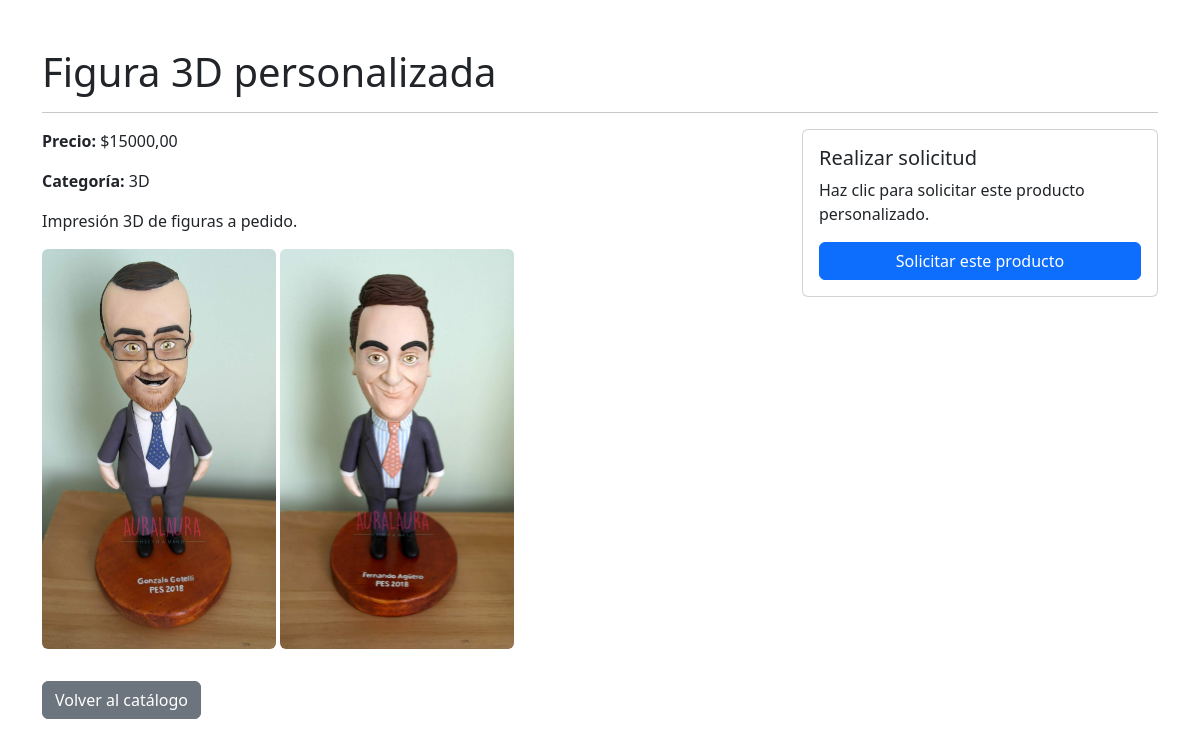
Screenshot of /producto/3/ with the database file from the repository.
### tiendaOnlineApp/models.py (models this page shows, shortened)
class Product(models.Model):
	name = models.CharField(max_length=200)
	description = models.TextField(max_length=2000)
	category = models.ForeignKey(Category, on_delete=models.PROTECT, related_name='products')
	price = models.DecimalField(max_digits=10, decimal_places=2)
	featured = models.BooleanField(default=False)
	foto1 = models.ImageField(upload_to='productos', null=True, max_length=1000)
	foto2 = models.ImageField(upload_to='productos', null=True, blank=True, max_length=1000)
	foto3 = models.ImageField(upload_to='productos', null=True, blank=True, max_length=1000)
	class Meta:
		verbose_name = 'Producto'
		verbose_name_plural = 'Productos'

class Category(models.Model):
	name = models.CharField(max_length=100)
	slug = models.SlugField(max_length=120, unique=True)
	class Meta:
		verbose_name = 'Categoría'
		verbose_name_plural = 'Categorías'

### tiendaOnlineApp/views.py (the view)
# urls.py: path('producto/<int:pk>/', views.producto_detalle, name='producto_detalle'),
def producto_detalle(request, pk):
    producto = get_object_or_404(Product, pk=pk)
    return render(request, 'producto_detalle.html', {
        'producto': producto,
    })

### templates/producto_detalle.html (shortened to what this page needs)
<!doctype html>
<html lang="es">
<head>
    <link href="https://cdn.jsdelivr.net/npm/bootstrap@5.3.8/dist/css/bootstrap.min.css" rel="stylesheet">
</head>
<body>
    <div class="container mt-5">
        <h1>{{ producto.name }}</h1>
        <hr>
        <div class="row">
            <div class="col-md-8">
                <p><strong>Precio:</strong> ${{ producto.price }}</p>
                <p><strong>Categoría:</strong> {{ producto.category.name }}</p>
                <p>{{ producto.description }}</p>
                <div class="mb-4">
                    {% if producto.foto1 %}
                        <img src="{{ producto.foto1.url }}" class="img-fluid rounded mb-2" style="max-width: 400px; max-height: 400px;" alt="Foto 1">
                    {% endif %}
                    {% if producto.foto2 %}
                        <img src="{{ producto.foto2.url }}" class="img-fluid rounded mb-2" style="max-width: 400px; max-height: 400px;" alt="Foto 2">
                    {% endif %}
                </div>
                <a href="{% url 'index' %}" class="btn btn-secondary">Volver al catálogo</a>
            </div>
            <div class="col-md-4">
                <div class="card">
                    <div class="card-body">
                        <h5 class="card-title">Realizar solicitud</h5>
                        <p class="card-text">Haz clic para solicitar este producto personalizado.</p>
                        <a href="{% url 'pedido_solicitud' producto.pk %}" class="btn btn-primary w-100">Solicitar este producto</a>
                    </div>
                </div>
            </div>
        </div>
    </div>
</body>
</html>

### rows the page displays
Product: name "Figura 3D personalizada", price "15000,00", category.name "3D", description "Impresión 3D de figuras a pedido.", foto1 (picture), foto2 (picture)
